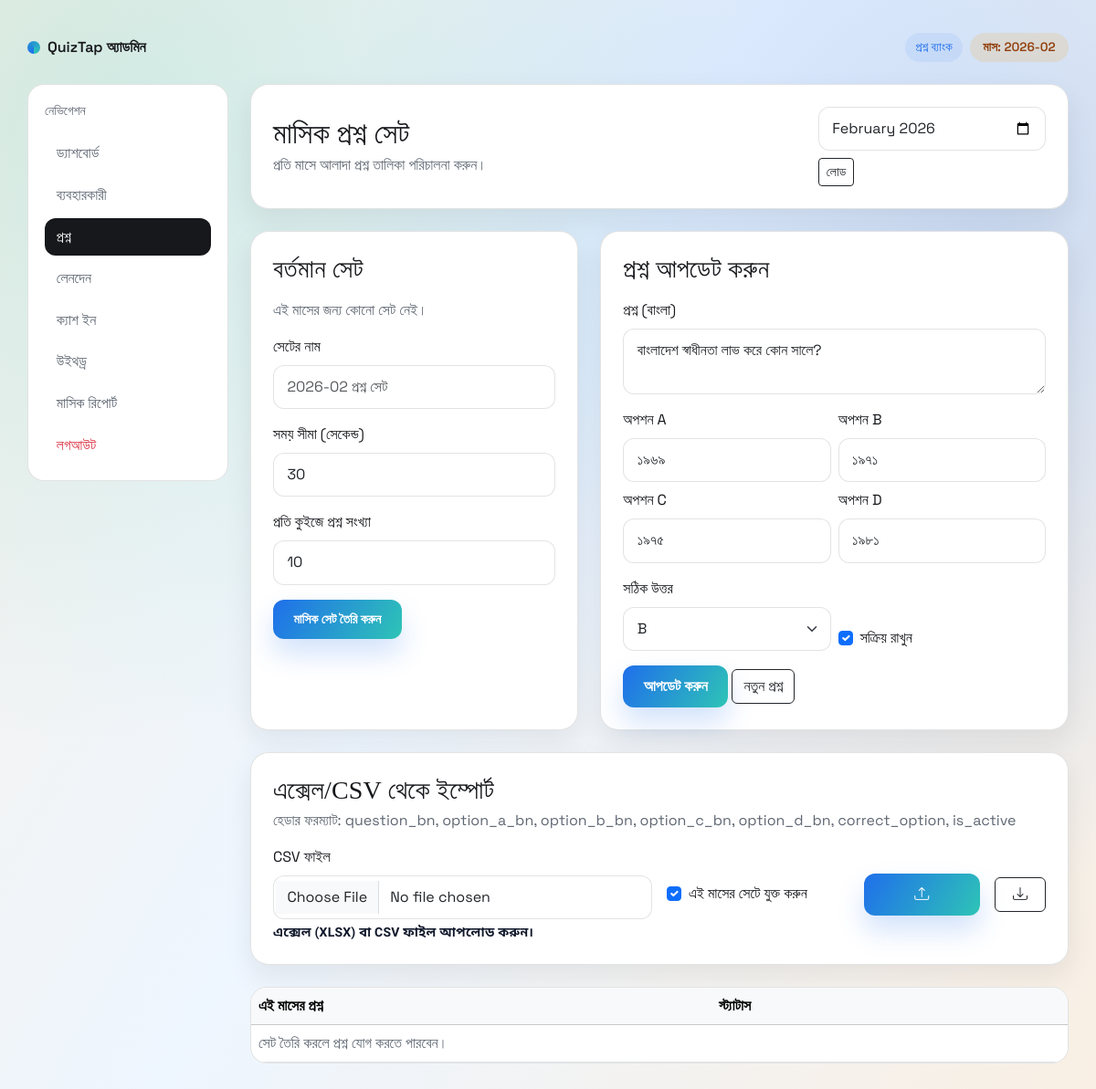
The app's page /admin/questions.php?edit=2 (signed in) with its own data.
### tables this page shows
CREATE TABLE quiz_questions (
  id INT AUTO_INCREMENT PRIMARY KEY,
  question_bn TEXT NOT NULL,
  option_a_bn TEXT NOT NULL,
  option_b_bn TEXT NOT NULL,
  option_c_bn TEXT NOT NULL,
  option_d_bn TEXT NOT NULL,
  correct_option ENUM('A','B','C','D') NOT NULL,
  is_active TINYINT(1) NOT NULL DEFAULT 1,
  created_at DATETIME NOT NULL
);

### config/helpers.php (called while the page is built, shortened)
<?php
function e($value): string
{
  return htmlspecialchars((string)$value, ENT_QUOTES, "UTF-8");
}
function current_month_year(): string
{
  return date("Y-m");
}

### admin/questions.php (the view, shortened to what this page needs)
<?php
$monthYear = trim((string)($_GET["month"] ?? current_month_year()));
function load_question(PDO $pdo, int $id): ?array
{
  $stmt = $pdo->prepare("SELECT * FROM quiz_questions WHERE id = ?");
  $stmt->execute([$id]);
  $row = $stmt->fetch();
  return $row ?: null;
}
$pdo = db();
$stmt = $pdo->prepare("SELECT * FROM quiz_question_sets WHERE month_year = ?");
$stmt->execute([$monthYear]);
$currentSet = $stmt->fetch();
$editId = (int)($_GET["edit"] ?? 0);
$editQuestion = $editId ? load_question($pdo, $editId) : null;
$monthQuestions = [];
require __DIR__ . "/../views/partials/admin-head.php";
require __DIR__ . "/../views/partials/admin-header.php";
?>
<div class="admin-shell">
  <?php require __DIR__ . "/../views/partials/admin-nav.php"; ?>
  <section>
    <div class="soft-card p-4 mb-4 reveal">
      <div class="d-flex flex-wrap justify-content-between align-items-center gap-3">
        <div>
          <h2 class="mb-1">মাসিক প্রশ্ন সেট</h2>
          <p class="text-muted mb-0">প্রতি মাসে আলাদা প্রশ্ন তালিকা পরিচালনা করুন।</p>
        </div>
        <form class="d-flex flex-wrap gap-2" method="get">
          <input type="month" class="form-control" name="month" value="<?php echo e($monthYear); ?>" />
          <button class="btn btn-outline-dark btn-sm" type="submit">লোড</button>
        </form>
      </div>
    </div>
    <div class="row g-4 mb-4">
      <div class="col-lg-5 reveal">
        <div class="soft-card p-4 h-100">
          <h3 class="mb-3">বর্তমান সেট</h3>
          <?php if ($currentSet) { ?>
            <div class="d-flex justify-content-between align-items-center mb-2">
              <span class="text-muted">সেট টাইটেল</span>
              <span class="fw-semibold"><?php echo e($currentSet["title"]); ?></span>
            </div>
            <div class="d-flex justify-content-between align-items-center mb-2">
              <span class="text-muted">প্রশ্ন সংখ্যা</span>
              <span class="fw-semibold"><?php echo e((int)$currentSet["questions_per_quiz"]); ?> টি</span>
            </div>
            <div class="d-flex justify-content-between align-items-center mb-2">
              <span class="text-muted">সময় সীমা</span>
              <span class="fw-semibold"><?php echo e((int)$currentSet["time_limit_seconds"]); ?> সেকেন্ড</span>
            </div>
            <div class="text-muted small">মাস: <?php echo e($monthYear); ?></div>
            <form class="mt-3" method="post">
              <input type="hidden" name="csrf_token" value="<?php echo e(csrf_token()); ?>" />
              <input type="hidden" name="action" value="update_set" />
              <input type="hidden" name="set_id" value="<?php echo e((int)$currentSet["id"]); ?>" />
              <div class="mb-3">
                <label class="form-label" for="title">সেটের নাম</label>
                <input type="text" class="form-control" id="title" name="title" value="<?php echo e($currentSet["title"]); ?>" />
              </div>
              <div class="mb-3">
                <label class="form-label" for="time_limit_seconds">সময় সীমা (সেকেন্ড)</label>
                <input
                  type="number"
                  class="form-control"
                  id="time_limit_seconds"
                  name="time_limit_seconds"
                  min="10"
                  value="<?php echo e((int)$currentSet["time_limit_seconds"]); ?>"
                />
              </div>
              <div class="mb-3">
                <label class="form-label" for="questions_per_quiz">প্রতি কুইজে প্রশ্ন সংখ্যা</label>
                <input
                  type="number"
                  class="form-control"
                  id="questions_per_quiz"
                  name="questions_per_quiz"
                  min="1"
                  value="<?php echo e((int)$currentSet["questions_per_quiz"]); ?>"
                />
              </div>
              <button class="btn btn-primary btn-sm" type="submit">আপডেট করুন</button>
            </form>
          <?php } else { ?>
            <div class="text-muted mb-3">এই মাসের জন্য কোনো সেট নেই।</div>
            <form method="post">
              <div class="mb-3">
                <label class="form-label" for="title">সেটের নাম</label>
                <input type="text" class="form-control" id="title" name="title" placeholder="<?php echo e($monthYear); ?> প্রশ্ন সেট" />
              </div>
              <div class="mb-3">
                <label class="form-label" for="time_limit_seconds">সময় সীমা (সেকেন্ড)</label>
                <input type="number" class="form-control" id="time_limit_seconds" name="time_limit_seconds" min="10" value="30" />
              </div>
              <div class="mb-3">
                <label class="form-label" for="questions_per_quiz">প্রতি কুইজে প্রশ্ন সংখ্যা</label>
                <input type="number" class="form-control" id="questions_per_quiz" name="questions_per_quiz" min="1" value="10" />
              </div>
              <button class="btn btn-primary btn-sm" type="submit">মাসিক সেট তৈরি করুন</button>
            </form>
          <?php } ?>
        </div>
      </div>
      <div class="col-lg-7 reveal delay-1">
        <div class="soft-card p-4 h-100">
          <h3 class="mb-3"><?php echo $editQuestion ? "প্রশ্ন আপডেট করুন" : "নতুন প্রশ্ন যোগ করুন"; ?></h3>
          <form method="post">
            <div class="mb-3">
              <label class="form-label" for="question_bn">প্রশ্ন (বাংলা)</label>
              <textarea class="form-control" id="question_bn" name="question_bn" rows="2"><?php echo e($editQuestion["question_bn"] ?? ""); ?></textarea>
            </div>
            <div class="row g-2">
              <div class="col-md-6">
                <label class="form-label" for="option_a_bn">অপশন A</label>
                <input class="form-control" id="option_a_bn" name="option_a_bn" value="<?php echo e($editQuestion["option_a_bn"] ?? ""); ?>" />
              </div>
              <div class="col-md-6">
                <label class="form-label" for="option_b_bn">অপশন B</label>
                <input class="form-control" id="option_b_bn" name="option_b_bn" value="<?php echo e($editQuestion["option_b_bn"] ?? ""); ?>" />
              </div>
              <div class="col-md-6">
                <label class="form-label" for="option_c_bn">অপশন C</label>
                <input class="form-control" id="option_c_bn" name="option_c_bn" value="<?php echo e($editQuestion["option_c_bn"] ?? ""); ?>" />
              </div>
              <div class="col-md-6">
                <label class="form-label" for="option_d_bn">অপশন D</label>
                <input class="form-control" id="option_d_bn" name="option_d_bn" value="<?php echo e($editQuestion["option_d_bn"] ?? ""); ?>" />
              </div>
            </div>
            <div class="row g-2 mt-2 align-items-end">
              <div class="col-md-6">
                <label class="form-label" for="correct_option">সঠিক উত্তর</label>
                <select class="form-select" id="correct_option" name="correct_option">
                  <?php foreach (["A", "B", "C", "D"] as $opt) { ?>
                    <option value="<?php echo e($opt); ?>" <?php echo ($editQuestion && $editQuestion["correct_option"] === $opt) ? "selected" : ""; ?>>
                      <?php echo e($opt); ?>
                    </option>
                  <?php } ?>
                </select>
              </div>
              <div class="col-md-6">
                <div class="form-check mt-4">
                  <input class="form-check-input" type="checkbox" id="is_active" name="is_active" <?php echo ($editQuestion ? (int)$editQuestion["is_active"] === 1 : true) ? "checked" : ""; ?> />
                  <label class="form-check-label" for="is_active">সক্রিয় রাখুন</label>
                </div>
              </div>
            </div>
            <button class="btn btn-primary mt-3" type="submit">
              <?php echo $editQuestion ? "আপডেট করুন" : "সংরক্ষণ করুন"; ?>
            </button>
            <?php if ($editQuestion) { ?>
              <a class="btn btn-outline-dark mt-3" href="/admin/questions.php?month=<?php echo e($monthYear); ?>">নতুন প্রশ্ন</a>
            <?php } ?>
          </form>
        </div>
      </div>
    </div>
    <div class="soft-card p-4 mb-4 reveal delay-2">
      <div class="d-flex flex-wrap justify-content-between align-items-center gap-3">
        <div>
          <h3 class="mb-1">এক্সেল/CSV থেকে ইম্পোর্ট</h3>
          <p class="text-muted mb-0">
            হেডার ফরম্যাট: question_bn, option_a_bn, option_b_bn, option_c_bn, option_d_bn, correct_option, is_active
          </p>
        </div>
      </div>
      <form class="mt-3" method="post" enctype="multipart/form-data">
        <div class="row g-3 align-items-center">
          <div class="col-lg-6">
            <label class="form-label" for="import_file">CSV ফাইল</label>
            <input
              class="form-control"
              type="file"
              id="import_file"
              name="import_file"
              accept=".csv,.txt,.xlsx"
              required
            />
            <div class="form-text text-muted">
              এক্সেল (XLSX) বা CSV ফাইল আপলোড করুন।
            </div>
          </div>
          <div class="col-lg-3">
            <div class="form-check d-flex align-items-center gap-2 h-100">
              <input class="form-check-input mt-0" type="checkbox" id="import_add_to_set" name="import_add_to_set" checked />
              <label class="form-check-label mb-0" for="import_add_to_set">এই মাসের সেটে যুক্ত করুন</label>
            </div>
          </div>
          <div class="col-lg-2">
            <button class="btn btn-primary w-100" type="submit" title="ইমপোর্ট" aria-label="ইমপোর্ট">
              <i class="bi bi-upload"></i>
            </button>
          </div>
          <div class="col-lg-1">
            <a
              class="btn btn-outline-dark w-100"
              href="/admin/questions.php?month=<?php echo e($monthYear); ?>&action=export_questions"
              title="এক্সপোর্ট"
              aria-label="এক্সপোর্ট"
            >
              <i class="bi bi-download"></i>
            </a>
          </div>
        </div>
      </form>
    </div>
    <div class="row g-4">
      <div class="col-lg-12 reveal">
        <div class="table-card">
          <table class="table align-middle">
            <thead class="table-light">
              <tr>
                <th>এই মাসের প্রশ্ন</th>
                <th>স্ট্যাটাস</th>
                <th></th>
              </tr>
            </thead>
            <tbody>
              <?php if (!$currentSet) { ?>
                <tr>
                  <td colspan="3" class="text-muted">সেট তৈরি করলে প্রশ্ন যোগ করতে পারবেন।</td>
                </tr>
              <?php } elseif (!$monthQuestions) { ?>
                <tr>
                  <td colspan="3" class="text-muted">এই মাসের সেটে এখনো প্রশ্ন নেই।</td>
                </tr>
              <?php } ?>
            </tbody>
          </table>
        </div>
      </div>
    </div>
  </section>
</div>
<?php require __DIR__ . "/../views/partials/admin-foot.php"; ?>

### assets/css/styles.css (style rules this page uses)
:root { --ink: #17181c; --muted: #5f6772; --brand: #1f6feb; --brand-2: #2ec4b6; --accent: #f59f0b; --surface: #ffffff; --surface-2: #f4f6fb; --border: rgba(23, 24, 28, 0.12); --shadow: 0 18px 45px rgba(22, 30, 58, 0.12); }
* { box-sizing: border-box; }
body { font-family: "Space Grotesk", "Helvetica Neue", sans-serif; color: var(--ink); background-image: radial-gradient(circle at 10% 10%, rgba(46, 196, 182, 0.18), transparent 45%), radial-gradient(circle at 90% 20%, rgba(31, 111, 235, 0.18), transparent 50%), linear-gradient(120deg, #f7f1e8 0%, #eef6ff 45%, #f9efe3 100%); min-height: 100vh; }
h1, h2, h3, .display-title { font-family: "Playfair Display", "Times New Roman", serif; letter-spacing: 0.2px; }
a { text-decoration: none; }
.soft-card { background: var(--surface); border-radius: 20px; border: 1px solid var(--border); box-shadow: 0 12px 30px rgba(23, 24, 28, 0.08); }
.btn-primary { background: linear-gradient(120deg, var(--brand), var(--brand-2)); border: none; padding: 0.7rem 1.4rem; font-weight: 600; border-radius: 12px; box-shadow: 0 16px 30px rgba(31, 111, 235, 0.2); }
.text-muted { color: var(--muted) !important; }
.form-text.text-muted { color: #0f172a !important; font-weight: 700; font-family: "Hind Siliguri", "Noto Sans Bengali", "SolaimanLipi", "Space Grotesk", sans-serif; letter-spacing: 0.2px; }
.form-control, .form-select { border-radius: 12px; border: 1px solid var(--border); padding: 0.7rem 0.9rem; }
.form-text { color: #334155; font-weight: 600; font-family: "Hind Siliguri", "Noto Sans Bengali", "SolaimanLipi", "Space Grotesk", sans-serif; letter-spacing: 0.2px; }
.table-card { border-radius: 18px; border: 1px solid var(--border); background: #fff; overflow: hidden; }
.table-card .table { margin-bottom: 0; }
.admin-shell { display: grid; grid-template-columns: minmax(0, 220px) minmax(0, 1fr); gap: 24px; }
.reveal { opacity: 0; transform: translateY(16px); animation: rise 0.6s ease forwards; }
.delay-1 { animation-delay: 0.1s; }
.delay-2 { animation-delay: 0.2s; }

### records on screen
quiz_questions: question_bn "বাংলাদেশ স্বাধীনতা লাভ করে কোন সালে?", option_a_bn "১৯৬৯", option_b_bn "১৯৭১", option_c_bn "১৯৭৫", option_d_bn "১৯৮১", is_active "☑"

### other values on screen
$pageTag "প্রশ্ন ব্যাংক"
$pageMeta "মাস: 2026-02"
$navItem[0] "ড্যাশবোর্ড"
$navItem[0] "ব্যবহারকারী"
$navItem[0] "প্রশ্ন"
$navItem[0] "লেনদেন"
$navItem[0] "ক্যাশ ইন"
$navItem[0] "উইথড্র"
$navItem[0] "মাসিক রিপোর্ট"
form field correct_option "B"
